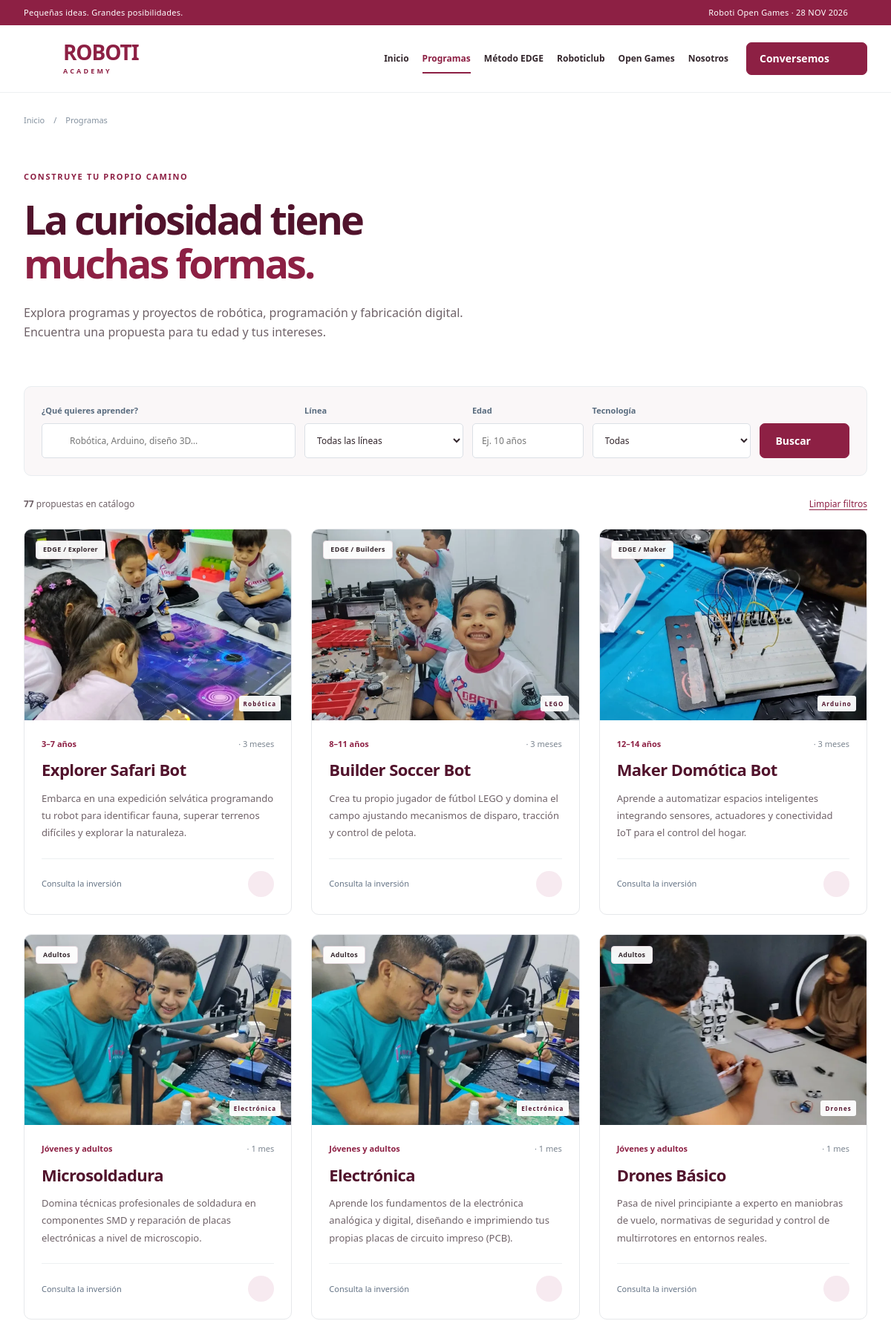
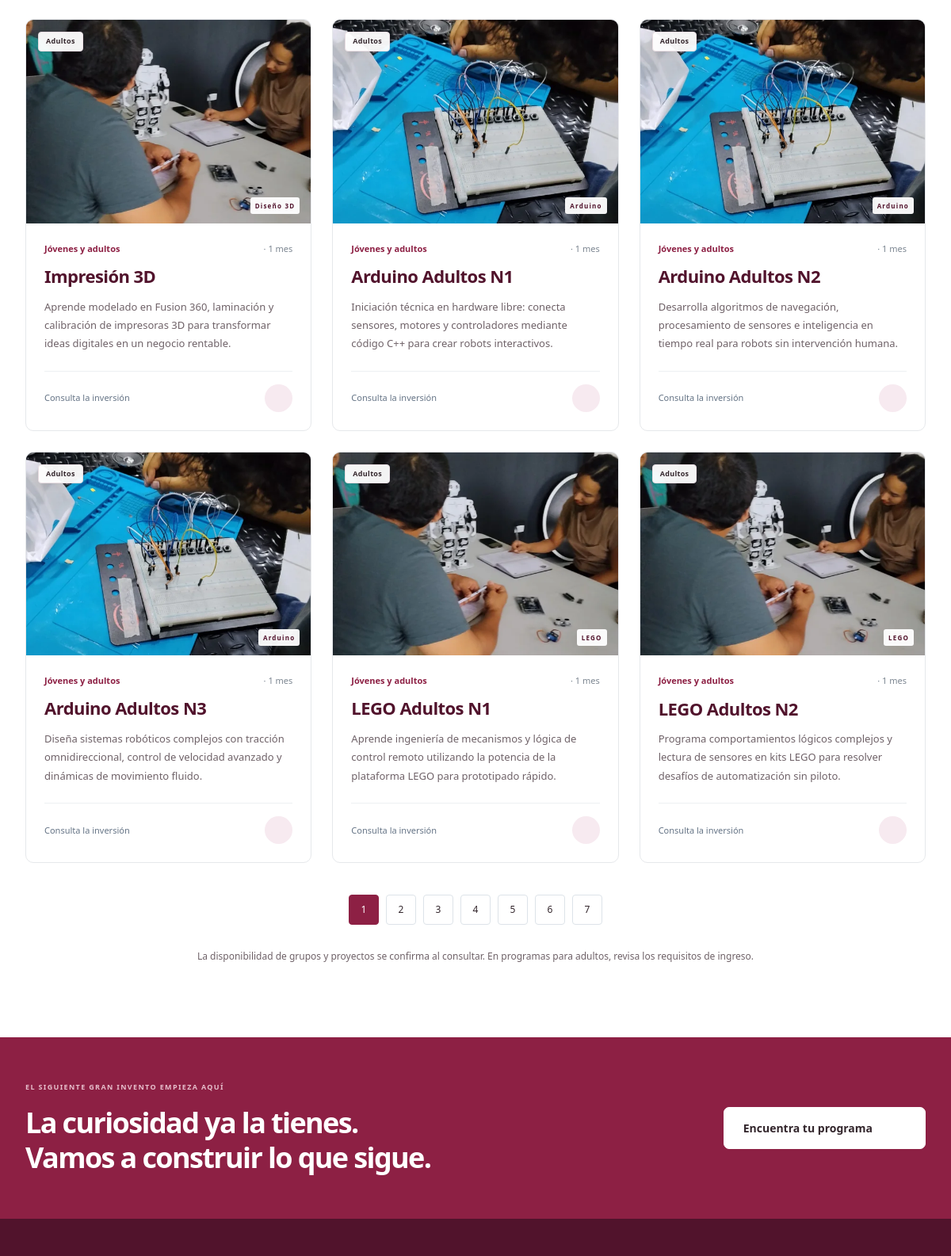
The app's page /programas.php (upper part) with its own data (2 pictures, top to bottom).
### tables this page shows
CREATE TABLE IF NOT EXISTS courses (
 id INTEGER PRIMARY KEY AUTO_INCREMENT,
 slug VARCHAR(190) NOT NULL UNIQUE,
 title VARCHAR(200) NOT NULL,
 full_title TEXT NOT NULL,
 description TEXT NOT NULL,
 line VARCHAR(20) NOT NULL,
 track VARCHAR(30) NOT NULL DEFAULT '',
 age_min INTEGER NULL,
 age_max INTEGER NULL,
 technology VARCHAR(60) NOT NULL,
 duration_months INTEGER NOT NULL,
 weekly_hours DECIMAL(5,1) NULL,
 schedule VARCHAR(255) NOT NULL DEFAULT '',
 price DECIMAL(10,2) NULL,
 price_period VARCHAR(100) NOT NULL DEFAULT '',
 materials TEXT NOT NULL,
 requirements TEXT NOT NULL,
 syllabus TEXT NOT NULL,
 start_date VARCHAR(10) NOT NULL DEFAULT '',
 location VARCHAR(255) NOT NULL DEFAULT '',
 image VARCHAR(255) NOT NULL DEFAULT 'robot-hero.webp',
 status VARCHAR(20) NOT NULL DEFAULT 'draft',
 featured INTEGER NOT NULL DEFAULT 0,
 sort_order INTEGER NOT NULL DEFAULT 0,
 updated_at VARCHAR(30) NOT NULL,
 search_text TEXT NULL
);

### app/bootstrap.php (called while the page is built, shortened)
<?php
function env(string $key, string $default = ''): string { $v = getenv($key); return $v === false ? $default : $v; }
function e(mixed $v): string { return htmlspecialchars((string)$v, ENT_QUOTES | ENT_SUBSTITUTE, 'UTF-8'); }
function url(string $path = ''): string {
    return rtrim(env('APP_URL'), '/') . '/' . ltrim($path, '/');
}
function asset(string $path): string { return url('assets/' . $path); }
function db(): PDO {
    static $pdo;
    if ($pdo) return $pdo;
    $driver = env('DB_CONNECTION', 'mysql');
    if ($driver === 'mysql') {
        $dsn = 'mysql:host=' . env('DB_HOST', '127.0.0.1') . ';port=' . env('DB_PORT', '3306') . ';dbname=' . env('DB_DATABASE', 'roboti') . ';charset=utf8mb4';
    } else throw new RuntimeException('Motor de base de datos no permitido.');
    $pdo = new PDO($dsn, env('DB_USERNAME'), env('DB_PASSWORD'), [PDO::ATTR_ERRMODE => PDO::ERRMODE_EXCEPTION, PDO::ATTR_DEFAULT_FETCH_MODE => PDO::FETCH_ASSOC]);
    if ($driver === 'mysql') $pdo->setAttribute(PDO::ATTR_EMULATE_PREPARES, false);
    else { $pdo->exec('PRAGMA foreign_keys = ON'); $pdo->exec('PRAGMA busy_timeout = 5000'); }
    return $pdo;
}
function lines(): array { return ['edge' => 'EDGE', 'essentials' => 'Essentials', 'adultos' => 'Adultos']; }
function tracks(): array { return ['explorer' => 'Explorer', 'builders' => 'Builders', 'maker' => 'Maker', 'engineering' => 'Engineering']; }
function age_label(array $c): string {
    if ($c['age_min'] === null) return $c['line'] === 'adultos' ? 'Jóvenes y adultos' : 'Consultar edad';
    return $c['age_max'] !== null ? $c['age_min'] . '–' . $c['age_max'] . ' años' : 'Desde ' . $c['age_min'] . ' años';
}
function image_name(array $c): string {
    $name = (string)($c['image'] ?? '');
    return $name;
}
function image_url(array $c): string { return asset('images/' . image_name($c)); }
function image_srcset(string $name): string {
    $small = substr($name, 0, -5) . '-600.webp';
    return asset('images/' . $small) . ' 600w, ' . asset('images/' . $name) . ' 1200w';
}
function course_link(array $c): string { return url('programa.php?slug=' . rawurlencode($c['slug'])); }
function courses(array $filters = [], int $limit = 0, int $offset = 0): array {
    [$where, $params] = course_where($filters);
    $sql = 'SELECT * FROM courses WHERE ' . $where . ' ORDER BY featured DESC, sort_order ASC, id ASC';
    if ($limit > 0) $sql .= ' LIMIT ' . $limit . ' OFFSET ' . max(0, $offset);
    $q = db()->prepare($sql); $q->execute($params); return $q->fetchAll();
}
function course_where(array $f): array {
    $where = ["status = 'published'"]; $params = [];
    return [implode(' AND ', $where), $params];
}
function course_count(array $filters): int { [$w,$p] = course_where($filters); $q=db()->prepare('SELECT COUNT(*) FROM courses WHERE '.$w);$q->execute($p);return (int)$q->fetchColumn(); }

### app/view.php (the view, shortened to what this page needs)
<?php
require_once __DIR__.'/bootstrap.php';
function icon(string $name, string $class=''): string {
    $paths=[
    'arrow'=>'<path d="M5 12h14M13 6l6 6-6 6"/>',
    'arrow-up'=>'<path d="M6 18 18 6M6 6h12v12"/>',
    'robot'=>'<rect x="4" y="7" width="16" height="13" rx="4"/><path d="M12 3v4M8 12v2M16 12v2M9 17h6M1 11v5M23 11v5"/>',
    'code'=>'<path d="m8 6-6 6 6 6M16 6l6 6-6 6M14 3l-4 18"/>',
    'cube'=>'<path d="m12 2 9 5v10l-9 5-9-5V7Zm0 10 9-5M12 12 3 7M12 12v10M7.5 4.5l9 5"/>',
    'spark'=>'<path d="m12 2 2.7 7.3L22 12l-7.3 2.7L12 22l-2.7-7.3L2 12l7.3-2.7Z"/>',
    'clock'=>'<circle cx="12" cy="12" r="9"/><path d="M12 7v5l3 2"/>',
    'pin'=>'<path d="M20 10c0 6-8 12-8 12S4 16 4 10a8 8 0 1 1 16 0Z"/><circle cx="12" cy="10" r="2.5"/>',
    'check'=>'<path d="m5 12 4 4L19 6"/>',
    'search'=>'<circle cx="10.5" cy="10.5" r="6.5"/><path d="m16 16 5 5"/>',
    'download'=>'<path d="M12 3v12m-5-5 5 5 5-5M4 16v5h16v-5"/>',
    'trophy'=>'<path d="M7 3h10v6a5 5 0 0 1-10 0ZM7 5H3v3a4 4 0 0 0 4 4M17 5h4v3a4 4 0 0 1-4 4M12 14v6M7 21h10"/>',
    'users'=>'<circle cx="9" cy="7" r="3"/><path d="M3 21v-4a6 6 0 0 1 12 0v4M17 4a3 3 0 0 1 0 6M18 14a5 5 0 0 1 3 5v2"/>',
    'calendar'=>'<rect x="3" y="5" width="18" height="16" rx="2"/><path d="M7 2v6M17 2v6M3 11h18M7 15h2M12 15h2"/>',
    'mail'=>'<rect x="3" y="5" width="18" height="14" rx="2"/><path d="m3 6 9 7 9-7"/>',
    'menu'=>'<path d="M4 6h16M4 12h16M4 18h16"/>',
    'close'=>'<path d="m5 5 14 14M5 19 19 5"/>',
    ];
    return '<svg class="icon '.e($class).'" width="24" height="24" viewBox="0 0 24 24" fill="none" stroke="currentColor" stroke-width="1.7" stroke-linecap="round" stroke-linejoin="round" aria-hidden="true">'.($paths[$name]??$paths['spark']).'</svg>';
}
function page_header(string $title='', string $active='inicio',string $description='Robótica, creatividad y aprendizaje práctico para niños, jóvenes y adultos. Descubre Roboti Academy y la metodología EDGE.'):void {
    $nav=['inicio'=>['index.php','Inicio'],'programas'=>['programas.php','Programas'],'edge'=>['metodologia.php','Método EDGE'],'club'=>['club.php','Roboticlub'],'games'=>['open-games.php','Open Games'],'nosotros'=>['nosotros.php','Nosotros']];
    ?><!doctype html><html lang="es"><head><meta charset="utf-8"><meta name="viewport" content="width=device-width, initial-scale=1"><meta name="description" content="<?=e($description)?>"><meta name="theme-color" content="#8d2044"><title><?=e($title ? $title.' · Roboti Academy':'Roboti Academy · Donde las ideas cobran vida')?></title><link rel="icon" href="<?=asset('images/favicon.svg')?>" type="image/svg+xml"><link rel="stylesheet" href="<?=asset('css/site.css?v=20261018')?>"><script src="<?=asset('js/site.js')?>" defer></script></head><body><a class="skip-link" href="#contenido">Saltar al contenido</a><div class="topbar"><div class="wrap"><span>Pequeñas ideas. Grandes posibilidades.</span><a href="<?=url('open-games.php')?>">Roboti Open Games · 28 NOV 2026 <?=icon('arrow')?></a></div></div><header class="site-header"><div class="wrap header-inner"><a class="brand" href="<?=url('index.php')?>" aria-label="Roboti Academy, inicio"><?=icon('robot','brand-mark')?><span>ROBOTI<small>ACADEMY</small></span></a><button class="menu-button" type="button" aria-label="Abrir menú" aria-controls="main-nav" aria-expanded="false"><?=icon('menu')?></button><nav id="main-nav" aria-label="Navegación principal"><?php foreach($nav as $key=>[$path,$label]):?><a href="<?=url($path)?>" <?= $key===$active?'aria-current="page"':''?>><?=e($label)?></a><?php endforeach;?><a class="button small nav-cta" href="<?=url('contacto.php')?>">Conversemos <?=icon('arrow-up')?></a></nav></div></header><main id="contenido"><?php
}
function page_footer():void { ?>
</main><section class="footer-cta"><div class="wrap"><div><span class="eyebrow">EL SIGUIENTE GRAN INVENTO EMPIEZA AQUÍ</span><h2>La curiosidad ya la tienes.<br>Vamos a construir lo que sigue.</h2></div><a href="<?=url('programas.php')?>" class="button light">Encuentra tu programa <?=icon('arrow')?></a></div></section><footer class="site-footer"></footer></body></html><?php }
function course_card(array $c):void {
    $theme=$c['line']==='adultos'?'navy':($c['track']==='builders'?'blue':($c['track']==='maker'?'mint':'rose'));
    $image=image_name($c);$srcset=image_srcset($image);if($srcset!=='')$theme.=' has-photo';
    ?><article class="course-card"><a class="course-art <?=$theme?>" href="<?=e(course_link($c))?>" tabindex="-1" aria-hidden="true"><span class="pill"><?=e(lines()[$c['line']])?><?= $c['track']?' / '.e(tracks()[$c['track']]):''?></span><img src="<?=e(image_url($c))?>"<?php if($srcset):?> srcset="<?=e($srcset)?>" sizes="(max-width: 700px) calc(100vw - 44px), (max-width: 1000px) 45vw, 390px"<?php endif;?> alt="" loading="lazy" decoding="async" width="1200" height="1600"><span class="art-caption"><?=e($c['technology'])?></span></a><div class="course-body"><span class="course-age"><?=e(age_label($c))?> <span>· <?=e($c['duration_months'])?> <?= (int)$c['duration_months']===1?'mes':'meses'?></span></span><h3><a href="<?=e(course_link($c))?>"><?=e($c['title'])?></a></h3><p><?=e($c['description'])?></p><div class="course-bottom"><span><?= $c['price']!==null?'$'.number_format((float)$c['price'],2).' '.e($c['price_period']):'Consulta la inversión'?></span><a href="<?=e(course_link($c))?>" aria-label="Ver <?=e($c['title'])?>"><?=icon('arrow-up')?></a></div></div></article><?php
}
function breadcrumb(string $label):void { ?><div class="wrap breadcrumb"><a href="<?=url('index.php')?>">Inicio</a><span>/</span><span><?=e($label)?></span></div><?php }
function page_intro(string $eyebrow,string $title,string $body):void { ?><section class="page-intro wrap"><span class="eyebrow"><?=e($eyebrow)?></span><h1><?=$title?></h1><p><?=e($body)?></p></section><?php }

### public/programas.php (shortened to what this page needs)
<?php
require dirname(__DIR__).'/app/view.php';
$filters=[];foreach(['q','line','track','age','technology'] as $k) $filters[$k]=is_string($_GET[$k]??null)?trim($_GET[$k]):'';
$total=course_count($filters);$pages=max(1,(int)ceil($total/12));$page=max(1,min($pages,(int)($_GET['page']??1)));$items=courses($filters,12,($page-1)*12);
$techs=db()->query("SELECT DISTINCT technology FROM courses WHERE status='published' ORDER BY technology")->fetchAll(PDO::FETCH_COLUMN);
page_header('Programas','programas');breadcrumb('Programas');page_intro('CONSTRUYE TU PROPIO CAMINO','La curiosidad tiene<br><em>muchas formas.</em>','Explora programas y proyectos de robótica, programación y fabricación digital. Encuentra una propuesta para tu edad y tus intereses.');
?>
<section class="wrap catalog-section"><form class="filter-form" method="get" action="<?=url('programas.php')?>" role="search"><div class="search-field"><label for="q">¿Qué quieres aprender?</label><div><?=icon('search')?><input id="q" name="q" type="search" maxlength="150" placeholder="Robótica, Arduino, diseño 3D…" value="<?=e($filters['q'])?>"></div></div><div><label for="line">Línea</label><select name="line" id="line"><option value="">Todas las líneas</option><?php foreach(lines() as $key=>$label):?><option value="<?=$key?>" <?=$filters['line']===$key?'selected':''?>><?=$label?></option><?php endforeach;?></select></div><div><label for="age">Edad</label><input name="age" id="age" type="number" min="3" max="99" placeholder="Ej. 10 años" value="<?=e($filters['age'])?>"></div><div><label for="technology">Tecnología</label><select name="technology" id="technology"><option value="">Todas</option><?php foreach($techs as $t):?><option value="<?=e($t)?>" <?=$filters['technology']===$t?'selected':''?>><?=e($t)?></option><?php endforeach;?></select></div><button class="button" type="submit">Buscar <?=icon('arrow')?></button><?php if($filters['track']):?><input type="hidden" name="track" value="<?=e($filters['track'])?>"><?php endif;?></form><div class="catalog-toolbar"><p><strong><?=$total?></strong> propuestas en catálogo</p><a href="<?=url('programas.php')?>">Limpiar filtros</a></div><?php if(!$items):?><div class="empty-state"><?=icon('search')?><h2>Probemos otro camino</h2><p>No encontramos propuestas con esos filtros. Puedes cambiar la edad o buscar por otra tecnología.</p><a class="button" href="<?=url('programas.php')?>">Ver todos los programas</a></div><?php else:?><div class="course-grid"><?php foreach($items as $c) course_card($c);?></div><nav class="pagination" aria-label="Páginas del catálogo"><?php for($n=1;$n<=$pages;$n++):$p=$filters;$p['page']=$n;?><a href="<?=url('programas.php?'.http_build_query(array_filter($p,fn($v)=>$v!=='')))?>" <?=$n===$page?'aria-current="page"':''?>><?=$n?></a><?php endfor;?></nav><?php endif;?><p class="catalog-note">La disponibilidad de grupos y proyectos se confirma al consultar. En programas para adultos, revisa los requisitos de ingreso.</p></section>
<?php page_footer(); ?>

### records on screen
courses: line "EDGE", track "Explorer", shows a picture, technology "Robótica", age_label($c) "3–7 años", duration_months "3", shows "meses", title "Explorer Safari Bot", description "Embarca en una expedición selvática programando tu robot para identificar fauna, superar terrenos difíciles y explorar la naturaleza.", shows "Consulta la inversión"
courses: line "EDGE", track "Builders", shows a picture, technology "LEGO", age_label($c) "8–11 años", duration_months "3", shows "meses", title "Builder Soccer Bot", description "Crea tu propio jugador de fútbol LEGO y domina el campo ajustando mecanismos de disparo, tracción y control de pelota.", shows "Consulta la inversión"
courses: line "EDGE", track "Maker", technology "Arduino", age_label($c) "12–14 años", duration_months "3", shows "meses", title "Maker Domótica Bot", description "Aprende a automatizar espacios inteligentes integrando sensores, actuadores y conectividad IoT para el control del hogar.", shows "Consulta la inversión"
courses: line "Adultos", technology "Electrónica", line "Jóvenes y adultos", duration_months "1", shows "mes", title "Microsoldadura", description "Domina técnicas profesionales de soldadura en componentes SMD y reparación de placas electrónicas a nivel de microscopio.", shows "Consulta la inversión"
courses: line "Adultos", technology "Electrónica", line "Jóvenes y adultos", duration_months "1", shows "mes", title "Electrónica", description "Aprende los fundamentos de la electrónica analógica y digital, diseñando e imprimiendo tus propias placas de circuito impreso (PCB).", shows "Consulta la inversión"
courses: line "Adultos", technology "Drones", line "Jóvenes y adultos", duration_months "1", shows "mes", title "Drones Básico", description "Pasa de nivel principiante a experto en maniobras de vuelo, normativas de seguridad y control de multirrotores en entornos reales.", shows "Consulta la inversión"
courses: line "Adultos", technology "Diseño 3D", line "Jóvenes y adultos", duration_months "1", shows "mes", title "Impresión 3D", description "Aprende modelado en Fusion 360, laminación y calibración de impresoras 3D para transformar ideas digitales en un negocio rentable.", shows "Consulta la inversión"
courses: line "Adultos", technology "Arduino", line "Jóvenes y adultos", duration_months "1", shows "mes", title "Arduino Adultos N1", description "Iniciación técnica en hardware libre: conecta sensores, motores y controladores mediante código C++ para crear robots interactivos.", shows "Consulta la inversión"
courses: line "Adultos", technology "Arduino", line "Jóvenes y adultos", duration_months "1", shows "mes", title "Arduino Adultos N2", description "Desarrolla algoritmos de navegación, procesamiento de sensores e inteligencia en tiempo real para robots sin intervención humana.", shows "Consulta la inversión"
courses: line "Adultos", technology "Arduino", line "Jóvenes y adultos", duration_months "1", shows "mes", title "Arduino Adultos N3", description "Diseña sistemas robóticos complejos con tracción omnidireccional, control de velocidad avanzado y dinámicas de movimiento fluido.", shows "Consulta la inversión"
courses: line "Adultos", technology "LEGO", line "Jóvenes y adultos", duration_months "1", shows "mes", title "LEGO Adultos N1", description "Aprende ingeniería de mecanismos y lógica de control remoto utilizando la potencia de la plataforma LEGO para prototipado rápido.", shows "Consulta la inversión"
courses: line "Adultos", technology "LEGO", line "Jóvenes y adultos", duration_months "1", shows "mes", title "LEGO Adultos N2", description "Programa comportamientos lógicos complejos y lectura de sensores en kits LEGO para resolver desafíos de automatización sin piloto.", shows "Consulta la inversión"

### other values on screen
$label "Inicio"
$label "Programas"
$label "Método EDGE"
$label "Roboticlub"
$label "Open Games"
$label "Nosotros"
$eyebrow "CONSTRUYE TU PROPIO CAMINO"
$title "La curiosidad tiene muchas formas."
$body "Explora programas y proyectos de robótica, programación y fabricación digital. Encuentra una propuesta para tu edad y tus intereses."
$total "77"
